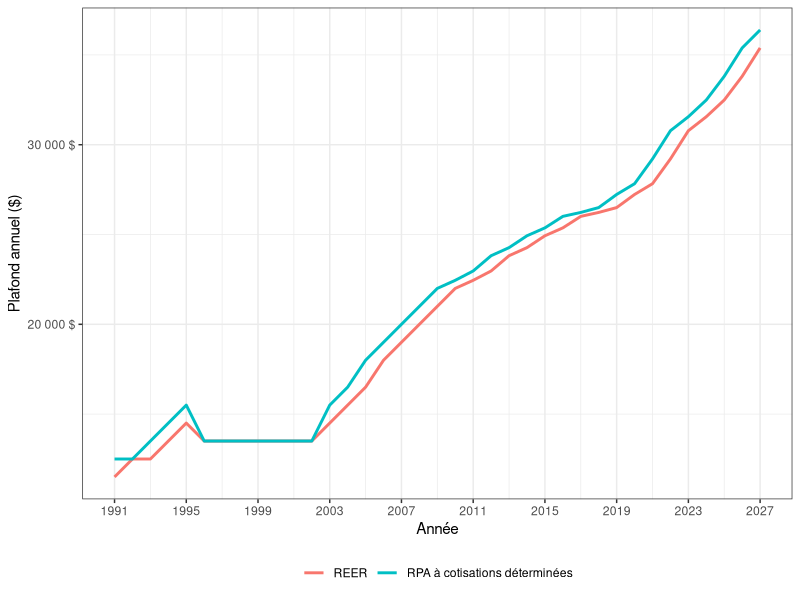
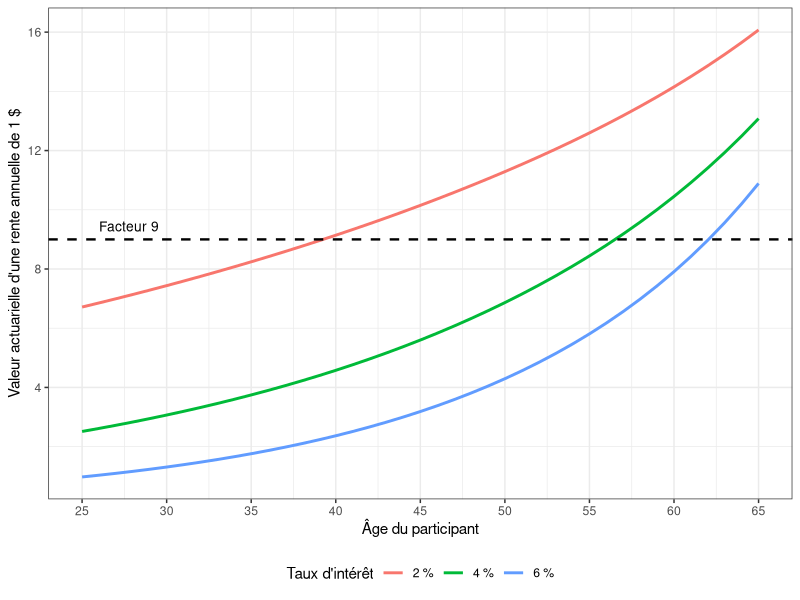
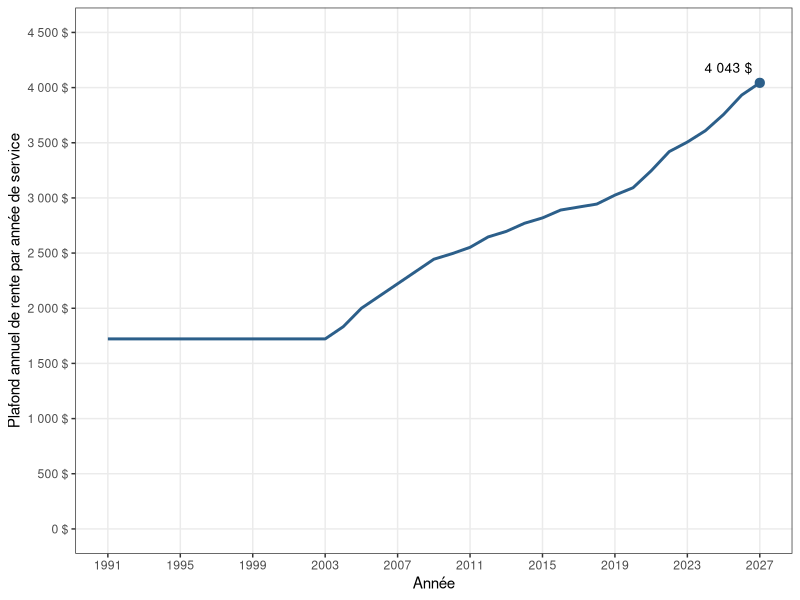
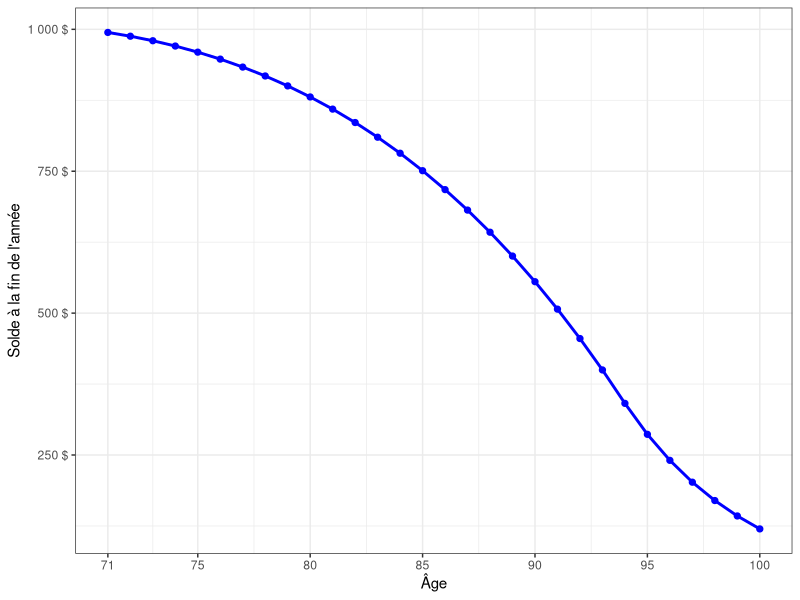

Generate these figures, in order, with R:
## ---- chunk 1
#| code-fold: true
#| echo: true
#| message: false
#| warning: false
#| fig-height: 4.5
#| fig-width: 9
#| fig-align: center

library(dplyr)
library(tidyr)
library(ggplot2)

# Source : Agence du revenu du Canada
plafonds <- tibble::tribble(
  ~Année, ~CD, ~REER,
  1991, 12500, 11500,
  1992, 12500, 12500,
  1993, 13500, 12500,
  1994, 14500, 13500,
  1995, 15500, 14500,
  1996, 13500, 13500,
  1997, 13500, 13500,
  1998, 13500, 13500,
  1999, 13500, 13500,
  2000, 13500, 13500,
  2001, 13500, 13500,
  2002, 13500, 13500,
  2003, 15500, 14500,
  2004, 16500, 15500,
  2005, 18000, 16500,
  2006, 19000, 18000,
  2007, 20000, 19000,
  2008, 21000, 20000,
  2009, 22000, 21000,
  2010, 22450, 22000,
  2011, 22970, 22450,
  2012, 23820, 22970,
  2013, 24270, 23820,
  2014, 24930, 24270,
  2015, 25370, 24930,
  2016, 26010, 25370,
  2017, 26230, 26010,
  2018, 26500, 26230,
  2019, 27230, 26500,
  2020, 27830, 27230,
  2021, 29210, 27830,
  2022, 30780, 29210,
  2023, 31560, 30780,
  2024, 32490, 31560,
  2025, 33810, 32490,
  2026, 35390, 33810,
  2027, 36390, 35390
)

plafonds_long <- plafonds %>%
  pivot_longer(
    cols = c(CD, REER),
    names_to = "Régime",
    values_to = "Plafond"
  ) %>%
  mutate(
    Régime = recode(
      Régime,
      CD = "RPA à cotisations déterminées",
      REER = "REER"
    )
  )

ggplot(plafonds_long,
       aes(x = Année, y = Plafond, color = Régime)) +
  geom_line(linewidth = 1) +
  scale_x_continuous(
    breaks = seq(1991, 2027, by = 4)
  ) +
  scale_y_continuous(
    labels = function(x)
      paste0(format(x, big.mark = " ",
                    scientific = FALSE, trim = TRUE), " $")
  ) +
  labs(
    x = "Année",
    y = "Plafond annuel ($)",
    color = NULL
  ) +
  theme_bw() +
  theme(
    legend.position = "bottom"
  )
## ---- chunk 2
#| code-fold: true
#| echo: true
#| message: false
#| warning: false
#| fig-height: 4.5
#| fig-width: 9
#| fig-align: center

library(readxl)
library(dplyr)
library(tidyr)
library(ggplot2)

# Table ICA2014, hommes, mortalité ultime
bdM <- read_excel(
  "data/222040T1e.xlsx",
  sheet = "MallL",
  skip = 3
)

names(bdM) <- c(
  "Age1", paste0("n", 0:19), "nult", "Age2"
)

mortalite <- bdM %>%
  transmute(
    age = as.integer(Age2),
    q = as.numeric(nult)
  ) %>%
  filter(!is.na(age), !is.na(q)) %>%
  arrange(age)

# Valeur actuarielle d'une rente annuelle de 1 $
# payable à partir de 66 ans
valeur_rente <- function(x, i) {

  donnees <- mortalite %>%
    filter(age >= x) %>%
    arrange(age)

  ages <- donnees$age
  q <- donnees$q

  stopifnot(
    length(ages) > 1,
    ages[1] == x,
    all(diff(ages) == 1)
  )

  t <- ages - x

  # Probabilités de survie
  tpx <- c(1, cumprod(1 - head(q, -1)))

  # Versements à partir de 66 ans
  paiement <- ages >= 66

  sum(
    (1 + i)^(-t[paiement]) *
      tpx[paiement]
  )
}

# Calcul des trois courbes
resultats <- tidyr::crossing(
  Age = 25:65,
  taux = c(0.02, 0.04, 0.06)
) %>%
  mutate(
    Valeur = mapply(valeur_rente, Age, taux),
    Taux = factor(
      paste0(100 * taux, " %"),
      levels = c("2 %", "4 %", "6 %")
    )
  )

ggplot(
  resultats,
  aes(x = Age, y = Valeur, color = Taux)
) +
  geom_line(linewidth = 1) +
  geom_hline(
    yintercept = 9,
    linetype = "dashed",
    color = "black",
    linewidth = 0.8
  ) +
  annotate(
    "text",
    x = 26,
    y = 9,
    label = "Facteur 9",
    hjust = 0,
    vjust = -0.8,
    size = 3.5
  ) +
  scale_x_continuous(
    breaks = seq(25, 65, by = 5)
  ) +
  labs(
    x = "Âge du participant",
    y = "Valeur actuarielle d'une rente annuelle de 1 $",
    color = "Taux d'intérêt"
  ) +
  theme_bw() +
  theme(
    legend.position = "bottom"
  )
## ---- chunk 3
#| code-fold: true
#| echo: true
#| message: false
#| warning: false
#| fig-height: 4.5
#| fig-width: 9
#| fig-align: center

library(ggplot2)
library(dplyr)

# Plafonds annuels des prestations déterminées, 1991-2027
# Source : Agence du revenu du Canada

plafonds_pd <- tibble(
  Annee = 1991:2027,
  Plafond = c(
    rep(1722.22, 13),  # 1991 à 2003
    1833.33, 2000.00, 2111.11, 2222.22,
    2333.33, 2444.44, 2494.44, 2552.22,
    2646.67, 2696.67, 2770.00, 2818.89,
    2890.00, 2917.44, 2944.44, 3025.56,
    3092.22, 3245.56, 3420.00, 3506.67,
    3610.00, 3756.67, 3932.22, 4043.33
  )
)

ggplot(plafonds_pd, aes(x = Annee, y = Plafond)) +
  geom_line(linewidth = 1, color = "#2C5F8A") +
  geom_point(
    data = filter(plafonds_pd, Annee == 2027),
    size = 2.8,
    color = "#2C5F8A"
  ) +
  annotate(
    "text",
    x = 2027,
    y = 4043.33,
    label = "4 043 $",
    hjust = 1.15,
    vjust = -1,
    size = 3.5
  ) +
  scale_x_continuous(
    breaks = seq(1991, 2027, by = 4)
  ) +
  scale_y_continuous(
    limits = c(0, 4500),
    breaks = seq(0, 4500, by = 500),
    labels = function(x) {
      paste0(
        format(x, big.mark = " ", trim = TRUE),
        " $"
      )
    }
  ) +
  labs(
    x = "Année",
    y = "Plafond annuel de rente par année de service"
  ) +
  theme_bw() +
  theme(
    panel.grid.minor = element_blank()
  )
## ---- chunk 4
#| code-fold: true
#| echo: true
#| message: false
#| warning: false
#| fig-height: 4.5
#| fig-width: 9
#| fig-align: center


library(dplyr)
library(ggplot2)
library(tibble)

# Facteurs minimaux d'un FERR ordinaire, de 71 à 100 ans
facteurs_ferr <- tibble(
  Age = 71:100,
  Facteur = c(
    0.0528, 0.0540, 0.0553, 0.0567, 0.0582,
    0.0598, 0.0617, 0.0636, 0.0658, 0.0682,
    0.0708, 0.0738, 0.0771, 0.0808, 0.0851,
    0.0899, 0.0955, 0.1021, 0.1099, 0.1192,
    0.1306, 0.1449, 0.1634, 0.1879, 0.2000,
    rep(0.2000, 5)  # De 96 à 100 ans
  )
)

# Hypothèses
solde_initial <- 1000
taux_rendement <- 0.05

# Simulation
resultats <- facteurs_ferr %>%
  mutate(
    Solde_debut = NA_real_,
    Retrait_min = NA_real_,
    Solde_fin = NA_real_
  )

solde <- solde_initial

for (i in 1:nrow(resultats)) {
  solde_debut <- solde
  retrait <- solde_debut * resultats$Facteur[i]
  solde_fin <- (solde_debut - retrait) * (1 + taux_rendement)

  resultats$Solde_debut[i] <- solde_debut
  resultats$Retrait_min[i] <- retrait
  resultats$Solde_fin[i] <- solde_fin

  solde <- solde_fin
}

# Graphique
ggplot(resultats, aes(x = Age, y = Solde_fin)) +
  geom_line(linewidth = 1, color='blue') +
  geom_point(size = 1.8, color='blue') +
  scale_y_continuous(
    labels = function(x) {
      paste0(
        format(
          round(x, 0),
          big.mark = " ",
          scientific = FALSE,
          trim = TRUE
        ),
        " $"
      )
    }
  ) +
  scale_x_continuous(
    breaks = c(71, seq(75, 100, by = 5)),
    limits = c(71, 100)
  ) +
  labs(
    x = "Âge",
    y = "Solde à la fin de l'année"
  ) +
  theme_bw()
